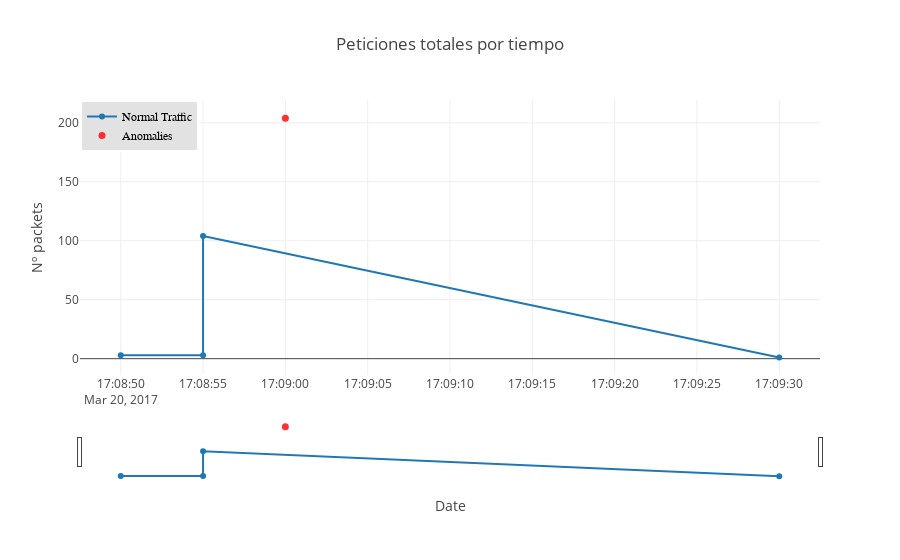

Notebook code cell kept with this figure:
### Code cell
#Normal Traffic
nor = dataGroup3[(dataGroup3['prediction'] == 1)]['count']
#Anomalies
ano = dataGroup3[(dataGroup3['prediction'] == -1)]['count']


normal = go.Scatter(
    x = dataGroup3[(dataGroup3['prediction'] == 1)]['time'],
    y = nor,
    mode = "lines+markers",
    name = "Normal Traffic"
)


anomalies = dict(
    x=dataGroup3[(dataGroup3['prediction'] == -1)]['time'],
    y=ano,
    name = "Anomalies",
    mode = 'markers',
    marker=Marker(
            size=7,
            symbol= "circle",
            color='rgb(255, 0, 0)'
        ),
    opacity = 0.8)

data = [normal, anomalies]

layout = dict(
    title='Peticiones totales por tiempo',
    xaxis=dict(
        title = 'Date',
        rangeslider=dict(),
        type='date'
    ),
    yaxis=dict(
        title = 'Nº packets'
    ),
    legend=dict(
        x=0,
        y=1,
        traceorder='normal',
        font=dict(
            family='sans-serif',
            size=12,
            color='#000'
        ),
        bgcolor='#E2E2E2',
        bordercolor='#FFFFFF',
        borderwidth=2
    ) 
)

fig = dict(data=data, layout=layout)
iplot(fig, filename = "Peticiones totales por tiempo")

### Figure 1 — Plotly figure (JSON) as saved in the notebook; plotly's stock layout.template omitted (floating-point values rounded to 4 significant figures)
{"data": [{"mode": "lines+markers", "name": "Normal Traffic", "type": "scatter", "x": ["2017-03-20 17:08:50", "2017-03-20 17:08:55", "2017-03-20 17:08:55", "2017-03-20 17:09:30"], "y": [3, 3, 104, 1]}, {"marker": {"color": "rgb(255, 0, 0)", "size": 7, "symbol": "circle"}, "mode": "markers", "name": "Anomalies", "opacity": 0.8, "x": ["2017-03-20 17:09:00"], "y": [204]}], "layout": {"legend": {"bgcolor": "#E2E2E2", "bordercolor": "#FFFFFF", "borderwidth": 2, "font": {"color": "#000", "family": "sans-serif", "size": 12}, "traceorder": "normal", "x": 0, "y": 1}, "title": "Peticiones totales por tiempo", "xaxis": {"rangeslider": {}, "title": "Date", "type": "date"}, "yaxis": {"title": "Nº packets"}}}
